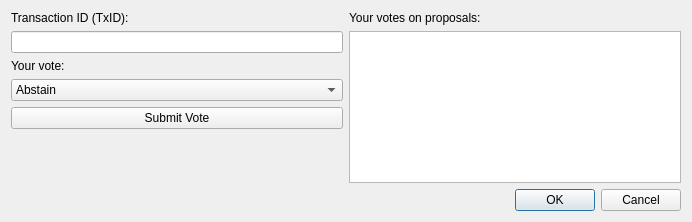
<?xml version="1.0" encoding="UTF-8"?>
<ui version="4.0">
 <class>SetVotesDialog</class>
 <widget class="QDialog" name="SetVotesDialog">
  <property name="geometry">
   <rect>
    <x>0</x>
    <y>0</y>
    <width>692</width>
    <height>222</height>
   </rect>
  </property>
  <property name="windowTitle">
   <string>Set Votes</string>
  </property>
  <layout class="QHBoxLayout" name="horizontalLayout">
   <item>
    <layout class="QVBoxLayout" name="verticalLayout_2">
     <item>
      <widget class="QLabel" name="txidLabel">
       <property name="text">
        <string>Transaction ID (TxID):</string>
       </property>
      </widget>
     </item>
     <item>
      <widget class="QLineEdit" name="txidLineEdit"/>
     </item>
     <item>
      <widget class="QLabel" name="voteLabel">
       <property name="text">
        <string>Your vote:</string>
       </property>
      </widget>
     </item>
     <item>
      <widget class="QComboBox" name="voteComboBox">
       <item>
        <property name="text">
         <string>Abstain</string>
        </property>
       </item>
       <item>
        <property name="text">
         <string>Yes</string>
        </property>
       </item>
       <item>
        <property name="text">
         <string>No</string>
        </property>
       </item>
       <item>
        <property name="text">
         <string>Request proposal revision</string>
        </property>
       </item>
      </widget>
     </item>
     <item>
      <widget class="QPushButton" name="voteButton">
       <property name="text">
        <string>Submit Vote</string>
       </property>
      </widget>
     </item>
     <item>
      <spacer name="verticalSpacer_3">
       <property name="orientation">
        <enum>Qt::Vertical</enum>
       </property>
       <property name="sizeHint" stdset="0">
        <size>
         <width>20</width>
         <height>18</height>
        </size>
       </property>
      </spacer>
     </item>
    </layout>
   </item>
   <item>
    <layout class="QVBoxLayout" name="verticalLayout">
     <item>
      <widget class="QLabel" name="proposalVotesLabel">
       <property name="font">
        <font>
         <weight>50</weight>
         <bold>false</bold>
        </font>
       </property>
       <property name="text">
        <string>Your votes on proposals:</string>
       </property>
      </widget>
     </item>
     <item>
      <widget class="QTableView" name="votesTable">
       <property name="editTriggers">
        <set>QAbstractItemView::NoEditTriggers</set>
       </property>
       <property name="alternatingRowColors">
        <bool>true</bool>
       </property>
       <attribute name="horizontalHeaderStretchLastSection">
        <bool>true</bool>
       </attribute>
       <attribute name="verticalHeaderVisible">
        <bool>false</bool>
       </attribute>
      </widget>
     </item>
     <item>
      <widget class="QDialogButtonBox" name="buttonBox">
       <property name="orientation">
        <enum>Qt::Horizontal</enum>
       </property>
       <property name="standardButtons">
        <set>QDialogButtonBox::Cancel|QDialogButtonBox::Ok</set>
       </property>
      </widget>
     </item>
    </layout>
   </item>
  </layout>
 </widget>
 <resources/>
 <connections>
  <connection>
   <sender>buttonBox</sender>
   <signal>accepted()</signal>
   <receiver>SetVotesDialog</receiver>
   <slot>accept()</slot>
   <hints>
    <hint type="sourcelabel">
     <x>248</x>
     <y>254</y>
    </hint>
    <hint type="destinationlabel">
     <x>157</x>
     <y>274</y>
    </hint>
   </hints>
  </connection>
  <connection>
   <sender>buttonBox</sender>
   <signal>rejected()</signal>
   <receiver>SetVotesDialog</receiver>
   <slot>reject()</slot>
   <hints>
    <hint type="sourcelabel">
     <x>316</x>
     <y>260</y>
    </hint>
    <hint type="destinationlabel">
     <x>286</x>
     <y>274</y>
    </hint>
   </hints>
  </connection>
 </connections>
</ui>
